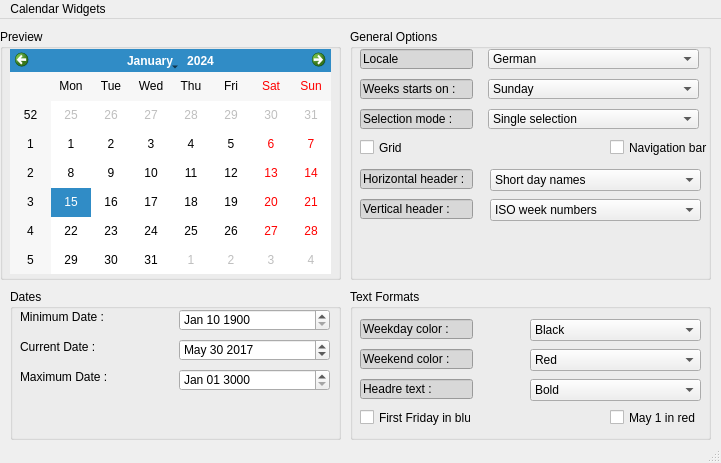
<?xml version="1.0" encoding="UTF-8"?>
<ui version="4.0">
 <class>MainWindow</class>
 <widget class="QMainWindow" name="MainWindow">
  <property name="geometry">
   <rect>
    <x>0</x>
    <y>0</y>
    <width>721</width>
    <height>463</height>
   </rect>
  </property>
  <property name="windowTitle">
   <string>MainWindow</string>
  </property>
  <widget class="QWidget" name="centralwidget">
   <widget class="QGroupBox" name="groupBox">
    <property name="geometry">
     <rect>
      <x>0</x>
      <y>10</y>
      <width>341</width>
      <height>251</height>
     </rect>
    </property>
    <property name="title">
     <string>Preview</string>
    </property>
    <widget class="QCalendarWidget" name="calendarWidget">
     <property name="geometry">
      <rect>
       <x>10</x>
       <y>20</y>
       <width>321</width>
       <height>225</height>
      </rect>
     </property>
    </widget>
   </widget>
   <widget class="QGroupBox" name="groupBox_2">
    <property name="geometry">
     <rect>
      <x>10</x>
      <y>270</y>
      <width>331</width>
      <height>151</height>
     </rect>
    </property>
    <property name="title">
     <string>Dates</string>
    </property>
    <widget class="QDateEdit" name="dateEdit_3">
     <property name="geometry">
      <rect>
       <x>169</x>
       <y>20</y>
       <width>151</width>
       <height>22</height>
      </rect>
     </property>
     <property name="inputMethodHints">
      <set>Qt::ImhMultiLine</set>
     </property>
     <property name="minimumDate">
      <date>
       <year>1752</year>
       <month>9</month>
       <day>15</day>
      </date>
     </property>
     <property name="currentSection">
      <enum>QDateTimeEdit::MonthSection</enum>
     </property>
     <property name="displayFormat">
      <string>MMM dd yyyy</string>
     </property>
     <property name="calendarPopup">
      <bool>false</bool>
     </property>
     <property name="date">
      <date>
       <year>1900</year>
       <month>1</month>
       <day>10</day>
      </date>
     </property>
    </widget>
    <widget class="QDateEdit" name="dateEdit_2">
     <property name="geometry">
      <rect>
       <x>169</x>
       <y>50</y>
       <width>151</width>
       <height>22</height>
      </rect>
     </property>
     <property name="currentSection">
      <enum>QDateTimeEdit::MonthSection</enum>
     </property>
     <property name="displayFormat">
      <string>MMM dd yyyy</string>
     </property>
     <property name="date">
      <date>
       <year>2017</year>
       <month>5</month>
       <day>30</day>
      </date>
     </property>
    </widget>
    <widget class="QDateEdit" name="dateEdit_4">
     <property name="geometry">
      <rect>
       <x>169</x>
       <y>80</y>
       <width>151</width>
       <height>22</height>
      </rect>
     </property>
     <property name="currentSection">
      <enum>QDateTimeEdit::MonthSection</enum>
     </property>
     <property name="displayFormat">
      <string>MMM dd yyyy</string>
     </property>
     <property name="date">
      <date>
       <year>3000</year>
       <month>1</month>
       <day>1</day>
      </date>
     </property>
    </widget>
    <widget class="QLabel" name="label">
     <property name="geometry">
      <rect>
       <x>10</x>
       <y>20</y>
       <width>111</width>
       <height>16</height>
      </rect>
     </property>
     <property name="text">
      <string>Minimum Date :</string>
     </property>
    </widget>
    <widget class="QLabel" name="label_2">
     <property name="geometry">
      <rect>
       <x>10</x>
       <y>50</y>
       <width>111</width>
       <height>16</height>
      </rect>
     </property>
     <property name="text">
      <string>Current Date :</string>
     </property>
    </widget>
    <widget class="QLabel" name="label_3">
     <property name="geometry">
      <rect>
       <x>10</x>
       <y>80</y>
       <width>121</width>
       <height>16</height>
      </rect>
     </property>
     <property name="text">
      <string>Maximum Date :</string>
     </property>
    </widget>
   </widget>
   <widget class="QGroupBox" name="verticalGroupBox">
    <property name="geometry">
     <rect>
      <x>350</x>
      <y>10</y>
      <width>361</width>
      <height>251</height>
     </rect>
    </property>
    <property name="title">
     <string>General Options</string>
    </property>
    <widget class="QComboBox" name="comboBox">
     <property name="geometry">
      <rect>
       <x>138</x>
       <y>20</y>
       <width>211</width>
       <height>20</height>
      </rect>
     </property>
     <item>
      <property name="text">
       <string>German</string>
      </property>
     </item>
     <item>
      <property name="text">
       <string>English</string>
      </property>
     </item>
     <item>
      <property name="text">
       <string>Indonesia</string>
      </property>
     </item>
    </widget>
    <widget class="QComboBox" name="comboBox_3">
     <property name="geometry">
      <rect>
       <x>138</x>
       <y>50</y>
       <width>211</width>
       <height>20</height>
      </rect>
     </property>
     <item>
      <property name="text">
       <string>Sunday</string>
      </property>
     </item>
     <item>
      <property name="text">
       <string>Monday</string>
      </property>
     </item>
    </widget>
    <widget class="QComboBox" name="comboBox_2">
     <property name="geometry">
      <rect>
       <x>138</x>
       <y>80</y>
       <width>211</width>
       <height>20</height>
      </rect>
     </property>
     <item>
      <property name="text">
       <string>Single selection</string>
      </property>
     </item>
     <item>
      <property name="text">
       <string>Double selection</string>
      </property>
     </item>
    </widget>
    <widget class="QLineEdit" name="lineEdit_4">
     <property name="geometry">
      <rect>
       <x>10</x>
       <y>20</y>
       <width>113</width>
       <height>20</height>
      </rect>
     </property>
     <property name="styleSheet">
      <string notr="true">background-color: rgb(216, 216, 216);</string>
     </property>
     <property name="text">
      <string>Locale</string>
     </property>
    </widget>
    <widget class="QLineEdit" name="lineEdit_5">
     <property name="geometry">
      <rect>
       <x>10</x>
       <y>50</y>
       <width>113</width>
       <height>20</height>
      </rect>
     </property>
     <property name="styleSheet">
      <string notr="true">background-color: rgb(216, 216, 216);</string>
     </property>
     <property name="text">
      <string>Weeks starts on :</string>
     </property>
    </widget>
    <widget class="QLineEdit" name="lineEdit_6">
     <property name="geometry">
      <rect>
       <x>10</x>
       <y>80</y>
       <width>113</width>
       <height>20</height>
      </rect>
     </property>
     <property name="styleSheet">
      <string notr="true">background-color: rgb(216, 216, 216);</string>
     </property>
     <property name="text">
      <string>Selection mode :</string>
     </property>
    </widget>
    <widget class="QCheckBox" name="checkBox">
     <property name="geometry">
      <rect>
       <x>10</x>
       <y>110</y>
       <width>70</width>
       <height>17</height>
      </rect>
     </property>
     <property name="text">
      <string>Grid</string>
     </property>
    </widget>
    <widget class="QCheckBox" name="checkBox_2">
     <property name="geometry">
      <rect>
       <x>260</x>
       <y>110</y>
       <width>101</width>
       <height>17</height>
      </rect>
     </property>
     <property name="text">
      <string>Navigation bar</string>
     </property>
    </widget>
    <widget class="QLineEdit" name="lineEdit_7">
     <property name="geometry">
      <rect>
       <x>10</x>
       <y>140</y>
       <width>113</width>
       <height>20</height>
      </rect>
     </property>
     <property name="styleSheet">
      <string notr="true">background-color: rgb(216, 216, 216);</string>
     </property>
     <property name="text">
      <string>Horizontal header :</string>
     </property>
    </widget>
    <widget class="QLineEdit" name="lineEdit_8">
     <property name="geometry">
      <rect>
       <x>10</x>
       <y>170</y>
       <width>113</width>
       <height>20</height>
      </rect>
     </property>
     <property name="styleSheet">
      <string notr="true">background-color: rgb(216, 216, 216);</string>
     </property>
     <property name="text">
      <string>Vertical header :</string>
     </property>
    </widget>
    <widget class="QComboBox" name="comboBox_4">
     <property name="geometry">
      <rect>
       <x>140</x>
       <y>140</y>
       <width>211</width>
       <height>22</height>
      </rect>
     </property>
     <item>
      <property name="text">
       <string>Short day names</string>
      </property>
     </item>
    </widget>
    <widget class="QComboBox" name="comboBox_5">
     <property name="geometry">
      <rect>
       <x>140</x>
       <y>170</y>
       <width>211</width>
       <height>22</height>
      </rect>
     </property>
     <item>
      <property name="text">
       <string>ISO week numbers</string>
      </property>
     </item>
    </widget>
   </widget>
   <widget class="QGroupBox" name="groupBox_3">
    <property name="geometry">
     <rect>
      <x>350</x>
      <y>270</y>
      <width>361</width>
      <height>151</height>
     </rect>
    </property>
    <property name="title">
     <string>Text Formats</string>
    </property>
    <widget class="QLineEdit" name="lineEdit_9">
     <property name="geometry">
      <rect>
       <x>10</x>
       <y>30</y>
       <width>113</width>
       <height>20</height>
      </rect>
     </property>
     <property name="styleSheet">
      <string notr="true">background-color: rgb(216, 216, 216);</string>
     </property>
     <property name="text">
      <string>Weekday color :</string>
     </property>
    </widget>
    <widget class="QLineEdit" name="lineEdit_10">
     <property name="geometry">
      <rect>
       <x>10</x>
       <y>60</y>
       <width>113</width>
       <height>20</height>
      </rect>
     </property>
     <property name="styleSheet">
      <string notr="true">background-color: rgb(216, 216, 216);</string>
     </property>
     <property name="text">
      <string>Weekend color :</string>
     </property>
    </widget>
    <widget class="QLineEdit" name="lineEdit_11">
     <property name="geometry">
      <rect>
       <x>10</x>
       <y>90</y>
       <width>113</width>
       <height>20</height>
      </rect>
     </property>
     <property name="styleSheet">
      <string notr="true">background-color: rgb(216, 216, 216);</string>
     </property>
     <property name="text">
      <string>Headre text :</string>
     </property>
    </widget>
    <widget class="QComboBox" name="comboBox_6">
     <property name="geometry">
      <rect>
       <x>180</x>
       <y>30</y>
       <width>171</width>
       <height>22</height>
      </rect>
     </property>
     <item>
      <property name="text">
       <string>Black</string>
      </property>
     </item>
    </widget>
    <widget class="QComboBox" name="comboBox_7">
     <property name="geometry">
      <rect>
       <x>180</x>
       <y>60</y>
       <width>171</width>
       <height>22</height>
      </rect>
     </property>
     <item>
      <property name="text">
       <string>Red</string>
      </property>
     </item>
    </widget>
    <widget class="QComboBox" name="comboBox_8">
     <property name="geometry">
      <rect>
       <x>180</x>
       <y>90</y>
       <width>171</width>
       <height>22</height>
      </rect>
     </property>
     <item>
      <property name="text">
       <string>Bold</string>
      </property>
     </item>
    </widget>
    <widget class="QCheckBox" name="checkBox_3">
     <property name="geometry">
      <rect>
       <x>10</x>
       <y>120</y>
       <width>111</width>
       <height>17</height>
      </rect>
     </property>
     <property name="text">
      <string>First Friday in blue </string>
     </property>
    </widget>
    <widget class="QCheckBox" name="checkBox_4">
     <property name="geometry">
      <rect>
       <x>260</x>
       <y>120</y>
       <width>91</width>
       <height>17</height>
      </rect>
     </property>
     <property name="text">
      <string>May 1 in red</string>
     </property>
    </widget>
   </widget>
  </widget>
  <widget class="QStatusBar" name="statusbar"/>
  <widget class="QMenuBar" name="menuBar">
   <property name="geometry">
    <rect>
     <x>0</x>
     <y>0</y>
     <width>721</width>
     <height>21</height>
    </rect>
   </property>
   <widget class="QMenu" name="menuCalendar_Widgets">
    <property name="title">
     <string>Calendar Widgets</string>
    </property>
   </widget>
   <addaction name="menuCalendar_Widgets"/>
  </widget>
  <action name="actionHello">
   <property name="text">
    <string>Hello</string>
   </property>
  </action>
 </widget>
 <resources/>
 <connections/>
</ui>
